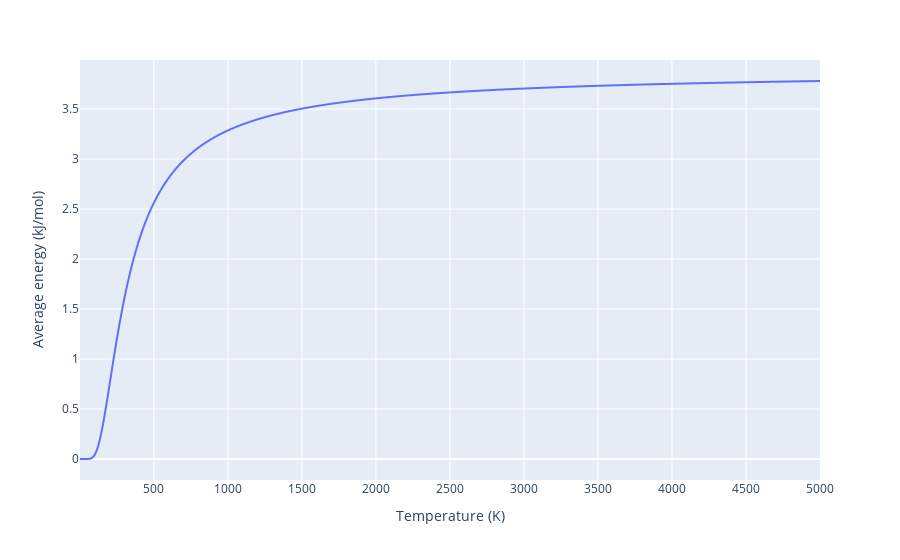

The notebook cell this image was saved under:
### Markdown cell above
## 2i Average energy $\langle \varepsilon \rangle$ vs. Temperature $T$

### Code cell
px.line(df2, x='T',
        # Try switching the y axis list to plot the right columns
        y='avgE',
        # Plotly labels are changed in a dictionary
        labels={'avgE': "Average energy (kJ/mol)", # value is the default name given to the y-axis when multiple things are plotted
                'T': "Temperature (K)"
               }
       )

### Figure 1 — Plotly figure (JSON) as saved in the notebook; plotly's stock layout.template omitted (floating-point values rounded to 4 significant figures; data arrays with more than 128 entries replaced by an {"elided": "..."} marker saying what was removed)
{"data": [{"hovertemplate": "Temperature (K)=%{x}<br>Average energy (kJ/mol)=%{y}<extra></extra>", "legendgroup": "", "line": {"color": "#636efa", "dash": "solid"}, "marker": {"symbol": "circle"}, "mode": "lines", "name": "", "showlegend": false, "type": "scattergl", "x": {"elided": "2000 float values"}, "xaxis": "x", "y": {"elided": "2000 float values"}, "yaxis": "y"}], "layout": {"legend": {"tracegroupgap": 0}, "margin": {"t": 60}, "xaxis": {"anchor": "y", "domain": [0, 1], "title": {"text": "Temperature (K)"}}, "yaxis": {"anchor": "x", "domain": [0, 1], "title": {"text": "Average energy (kJ/mol)"}}}}
